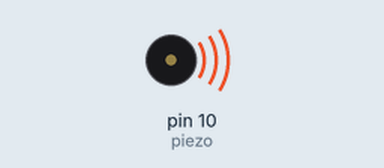
Simulated run of this sketch. Board: Arduino Uno, built with avr-gcc and run on an emulated ATmega328P. Shown: buzzer (waves = sounding).

Above: at 0.15 s.
At 5.85 s:
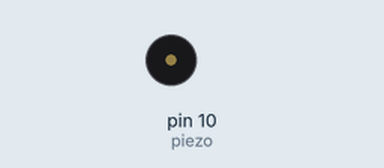
Timing chart, 0 to 6.2 s (numbered marks = the images above):
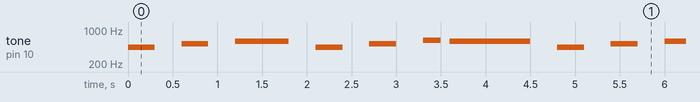

Measured:
- by itself, tone on pin 10 (piezo): plays 440 Hz for 0.30 s, 523 Hz for 0.30 s, 587 Hz for 0.60 s, 440 Hz for 0.30 s, 523 Hz for 0.30 s, 622 Hz for 0.20 s … (164 notes in this stretch)

The sketch:

Smoke_on_the_Water.ino
```cpp
//Smoke on the Water de Deep Purple
//Hector-G 2017

int piezo = 10;

void setup() {
    pinMode(piezo,OUTPUT);
}

void loop() {
    tone(piezo,440);
    delay(300);
    noTone(piezo);
    delay(300);
    tone(piezo,523);
    delay(300);
    noTone(piezo);
    delay(300);
    tone(piezo,587);
    delay(600);
    noTone(piezo);
    delay(300);
    tone(piezo,440);
    delay(300);
    noTone(piezo);
    delay(300);
    tone(piezo,523);
    delay(300);
    noTone(piezo);
    delay(300);
    tone(piezo,622);
    delay(200);
    noTone(piezo);
    delay(100);
    tone(piezo,587);
    delay(900);
    noTone(piezo);
    delay(300);
    tone(piezo,440);
    delay(300);
    noTone(piezo);
    delay(300);
    tone(piezo,523);
    delay(300);
    noTone(piezo);
    delay(300);
    tone(piezo,587);
    delay(600);
    noTone(piezo);
    delay(300);
    tone(piezo,523);
    delay(300);
    noTone(piezo);
    delay(300);
    tone(piezo,440);
    delay(900);
    noTone(piezo);
    delay(1200);
}
```
